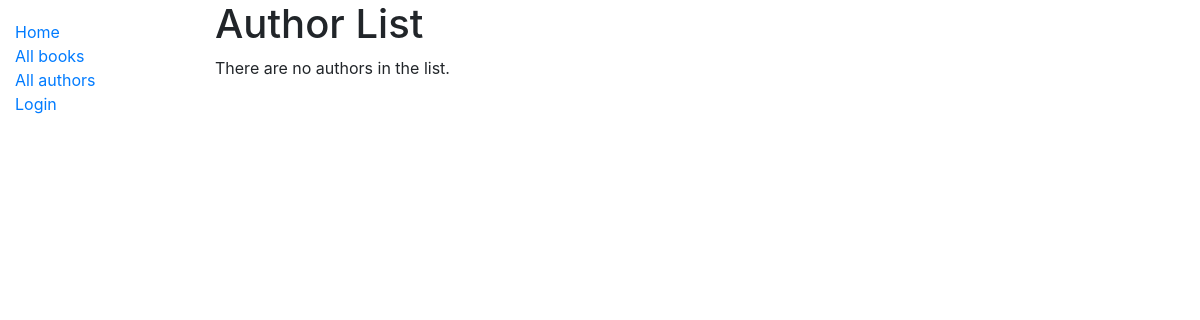
The app's page /catalog/authors/, older data.
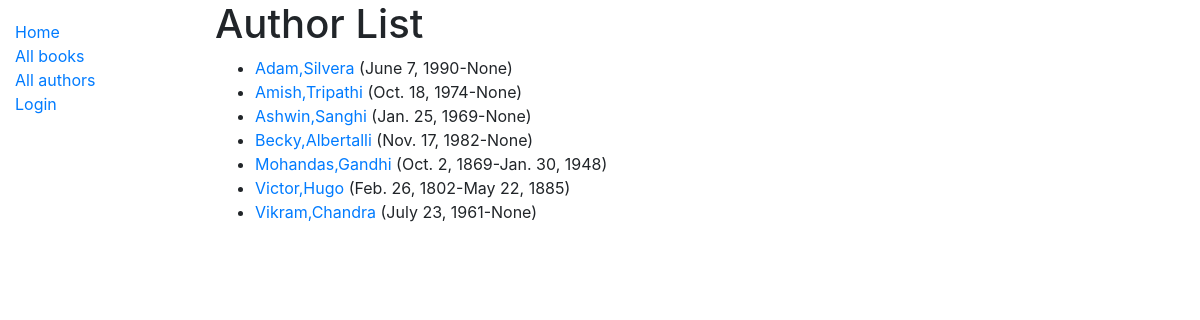
The same page, newer data.
### catalog/models.py (models this page shows, shortened)
class Author(models.Model):
    first_name = models.CharField(max_length=100)
    last_name = models.CharField(max_length=100)
    date_of_birth = models.DateField(null=True, blank=True)
    date_of_death = models.DateField('Died', null=True, blank=True)
    class Meta:
        ordering = ['first_name', 'last_name']
    def get_absolute_url(self):
        return reverse('author-detail', args=[str(self.id)])

### catalog/views.py (the view)
# urls.py: path('authors/',views.AuthorListView.as_view(), name='authors'),
class AuthorListView(generic.ListView):
    model = Author

### catalog/templates/catalog/author_list.html
{% extends "base_generic.html" %}
{% block content %}
  <h1>Author List</h1>
  {% if author_list %}
  <ul>
    {% for author in author_list %}
      <li>
        <a href="{{ author.get_absolute_url }}">{{ author.first_name}},{{author.last_name }}</a> ({{author.date_of_birth}}-{{author.date_of_death}})
      </li>
    {% endfor %}
  </ul>
  {% else %}
    <p>There are no authors in the list.</p>
  {% endif %}
{% endblock %}

### catalog/templates/base_generic.html (shortened to what this page needs)
<!DOCTYPE html>
<html lang="en">
<head>
  <link rel="stylesheet" href="https://stackpath.bootstrapcdn.com/bootstrap/4.1.3/css/bootstrap.min.css">
  {% load static %}
  <link rel="stylesheet" href="{% static 'css/styles.css' %}">
</head>
<body>
  <div class="container-fluid">
    <div class="row">
      <div class="col-sm-2">
      {% block sidebar %}
        <ul class="sidebar-nav">
          <li><a href="{% url 'index' %}">Home</a></li>
          <li><a href="{% url 'books' %}">All books</a></li>
          <li><a href="{% url 'authors' %}">All authors</a></li>
          {% if user.is_authenticated %}
            <li>User: {{ user.get_username }}</li>
             <li><a href="{% url 'my-borrowed' %}">My Borrowed</a></li>
            <li><a href="{% url 'logout'%}?next={{request.path}}">Logout</a></li>
          {% else %}
            <li><a href="{% url 'login'%}?next={{request.path}}">Login</a></li>
          {% endif %}
        </ul>
     {% endblock %}
      </div>
      <div class="col-sm-10 ">{% block content %}{% endblock %}
          </div>
    </div>
  </div>
</body>
</html>

### catalog/static/css/styles.css (style rules this page uses)
.sidebar-nav { margin-top: 20px; padding: 0; list-style: none; }

Row changes from the older to the newer data that the page shows:
added Author: first_name "Adam", last_name "Silvera", date_of_birth "June 7, 1990", date_of_death "None"
added Author: first_name "Amish", last_name "Tripathi", date_of_birth "Oct. 18, 1974", date_of_death "None"
added Author: first_name "Ashwin", last_name "Sanghi", date_of_birth "Jan. 25, 1969", date_of_death "None"
added Author: first_name "Becky", last_name "Albertalli", date_of_birth "Nov. 17, 1982", date_of_death "None"
added Author: first_name "Mohandas", last_name "Gandhi", date_of_birth "Oct. 2, 1869", date_of_death "Jan. 30, 1948"
added Author: first_name "Victor", last_name "Hugo", date_of_birth "Feb. 26, 1802", date_of_death "May 22, 1885"
added Author: first_name "Vikram", last_name "Chandra", date_of_birth "July 23, 1961", date_of_death "None"
Text that changed along with them:
text no longer shown: "There are no authors in the list."
